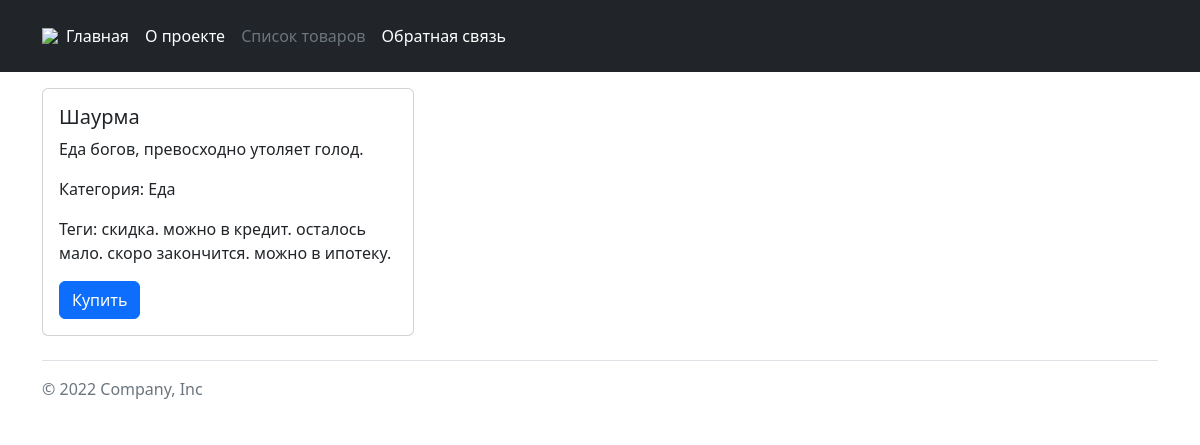
Before: /catalog/3/ with the older database file.
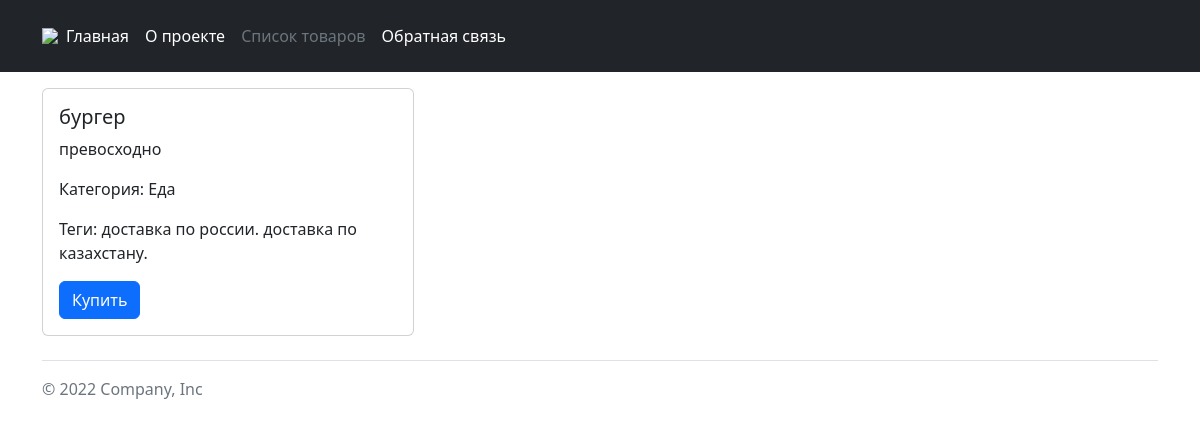
After: the same page with the newer database file.
### catalog/models.py (models this page shows, shortened)
class catalog_item(catalog):
    text = HTMLField(
        validators=[validate_must_be_param('превосходно', 'роскошно')],
        verbose_name="описание",
        help_text="должно содержаться слово превосходно или роскошно"
    )
    objects = ItemManager()
    category = models.ForeignKey(
        catalog_category(),
        on_delete=models.CASCADE,
        verbose_name="категория",
        help_text="выберете категорию"
    )
    tags = models.ManyToManyField(
        catalog_tag(),
        verbose_name="теги"
    )
    is_on_main = models.BooleanField(
        default=False,
        verbose_name="в главном"
    )
    class Meta:
        verbose_name = "товар"
        verbose_name_plural = "товары"

class catalog_tag(catalog_slug):
    class Meta:
        verbose_name = "тег"
        verbose_name_plural = "теги"

### core/models.py (models this page shows, shortened)
class catalog(models.Model):
    is_published = models.BooleanField(
        default=True,
        verbose_name="опубликовано"
    )
    name = models.CharField(
        max_length=150,
        verbose_name="название",
        help_text="максимально 150 символов"
    )
    class Meta:
        abstract = True

class catalog_slug(catalog):
    slug = models.SlugField(
        max_length=200,
        unique=True,
        verbose_name="название для url",
        help_text="максимальная длина - 200 символов, \
            только цифры, буквы латиницы и символы - и _"
    )

### catalog/views.py (the view)
# urls.py: re_path(r'(?P<pk>^[1-9]\d*)/$', views.item_detail, name='item_detail'),
def item_detail(request, pk):
    item = get_object_or_404(Item.objects.catalog(), pk=pk)
    context = {
        'item': item,
    }
    return render(request, 'catalog/item_detail.html', context)

### catalog/models.py (called while the page is built)
    def catalog(self):
        return (
            self.get_queryset()
                .filter(is_published=True)
                .select_related('category')
                .order_by('category__name')
                .prefetch_related(
                    Prefetch('tags', queryset=catalog_tag.objects.all())
                )
        )

### templates/catalog/item_detail.html
{% extends 'base.html' %}
{% load static %}
{% block content %}
    <div class="container">
        {% include "includes/item_card.html" %}
    </div>
{% endblock %}

### templates/includes/item_card.html
{% with request.resolver_match.view_name as view_name %}
<div class="card item col-4 my-3">
    <div class="card-body">
        <h5 class="card-title">{{ item.name }}</h5>
        {% if view_name != 'catalog:item_detail' %}
            <p class="card-text">{{ item.text|truncatewords_html:10 }}</p>
        {% else %}
            <p class="card-text">{{ item.text }}</p>
        {% endif %}
        <p class="card-text">Категория: {{ item.category.name }}</p>
        <p class="card-text">
            Теги:
            {% for tag in item.tags.all %}
                {{ tag.name }}.
            {% endfor %}
        </p>
        <a href="#" class="btn btn-primary">Купить</a>
    </div>
</div>
{% endwith %}

Changed rows visible on the page:
no longer on this page (row unchanged): catalog_tag: name "можно в кредит"
removed catalog_tag: name "осталось мало"
removed catalog_tag: name "скоро закончится"
removed catalog_tag: name "можно в ипотеку"
changed catalog_item "Еда": name "Шаурма" → "бургер"; text "Еда богов, превосходно утоляет голод." → "превосходно"
added catalog_tag: name "доставка по россии"
computed for catalog_tag: name "скидка" → "доставка по казахстану"
